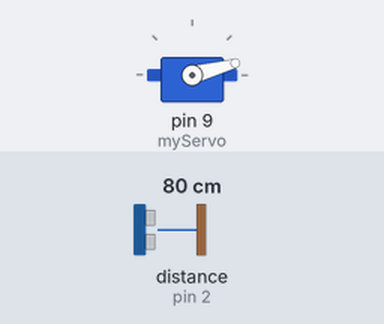
A sketch run on a simulated Arduino Uno, built with avr-gcc and run on an emulated ATmega328P. Shown: servo. Wiring (inferred from the names in the program): ultrasonic range finder: trigger pin 3; echo pin 2. The test bench sets the inputs (shaded band); at power-on: distance to the obstacle (sensor on pin 2) 80 cm. The echo pulse lasts 58.3 µs per cm; what the sketch prints to the serial monitor is not drawn.

Above: at 0.01 s.
1.3 s: distance to the obstacle (sensor on pin 2) set to 2 cm
At 2.0 s:
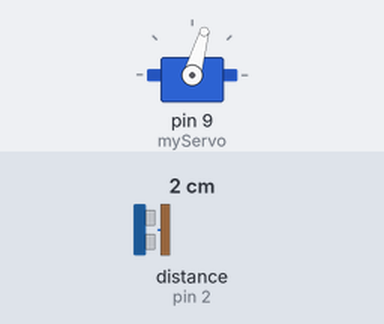
4.3 s: distance to the obstacle (sensor on pin 2) set to 299 cm
At 5.17 s:
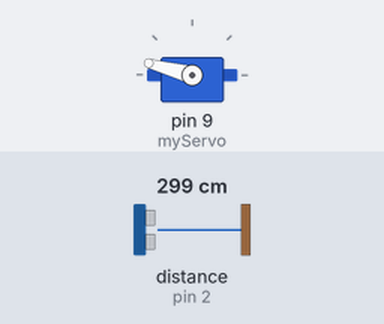
7.3 s: distance to the obstacle (sensor on pin 2) set to 4 cm
At 8.2 s:
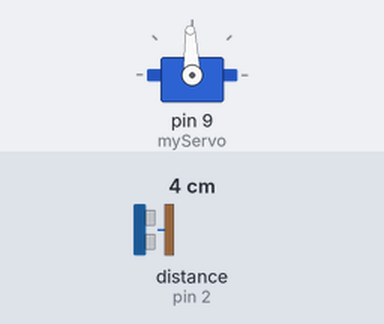
10.3 s: distance to the obstacle (sensor on pin 2) set to 35 cm
Timing chart, 0 to 14.3 s (numbered marks = the images above; inputs shaded):
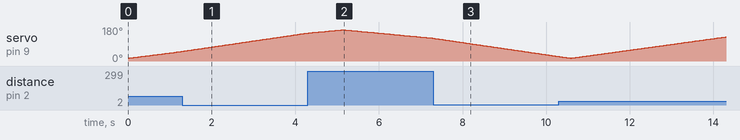

The sketch:

hardware.ino
```cpp
#include <Servo.h>

const int trigPin = 3;
const int echoPin = 2;
// Variables for the duration and the distance
long duration;
int distance;

Servo myServo;

void setup() {
  pinMode(trigPin, OUTPUT);
  pinMode(echoPin, INPUT);
  Serial.begin(9600);
  myServo.attach(9);
}
void loop() {
  /*myServo.write(0);
  while(true);*/
  // rotates the servo motor from 15 to 165 degrees
  for(int i=15;i<=165;i++){
  myServo.write(i);
  delay(30);
  distance = calculateDistance();// Calls a function for calculating the distance measured by the Ultrasonic sensor for each degree

  Serial.print(i);
  Serial.print(",");
  Serial.print(distance);
  Serial.print(".");
  }
  // Repeats the previous lines from 165 to 15 degrees
  for(int i=165;i>15;i--){
  myServo.write(i);
  delay(30);
  distance = calculateDistance();
  Serial.print(i);
  Serial.print(",");
  Serial.print(distance);
  Serial.print(".");
  }
}
// Function for calculating the distance measured by the Ultrasonic sensor
int calculateDistance(){
  digitalWrite(trigPin, LOW);
  delayMicroseconds(2);
  // Sets the trigPin on HIGH state for 10 micro seconds
  digitalWrite(trigPin, HIGH);
  delayMicroseconds(10);
  digitalWrite(trigPin, LOW);
  duration = pulseIn(echoPin, HIGH); // Reads the echoPin, returns the sound wave travel time in microseconds
  distance= duration*0.034/2;
  return distance;
}
```
